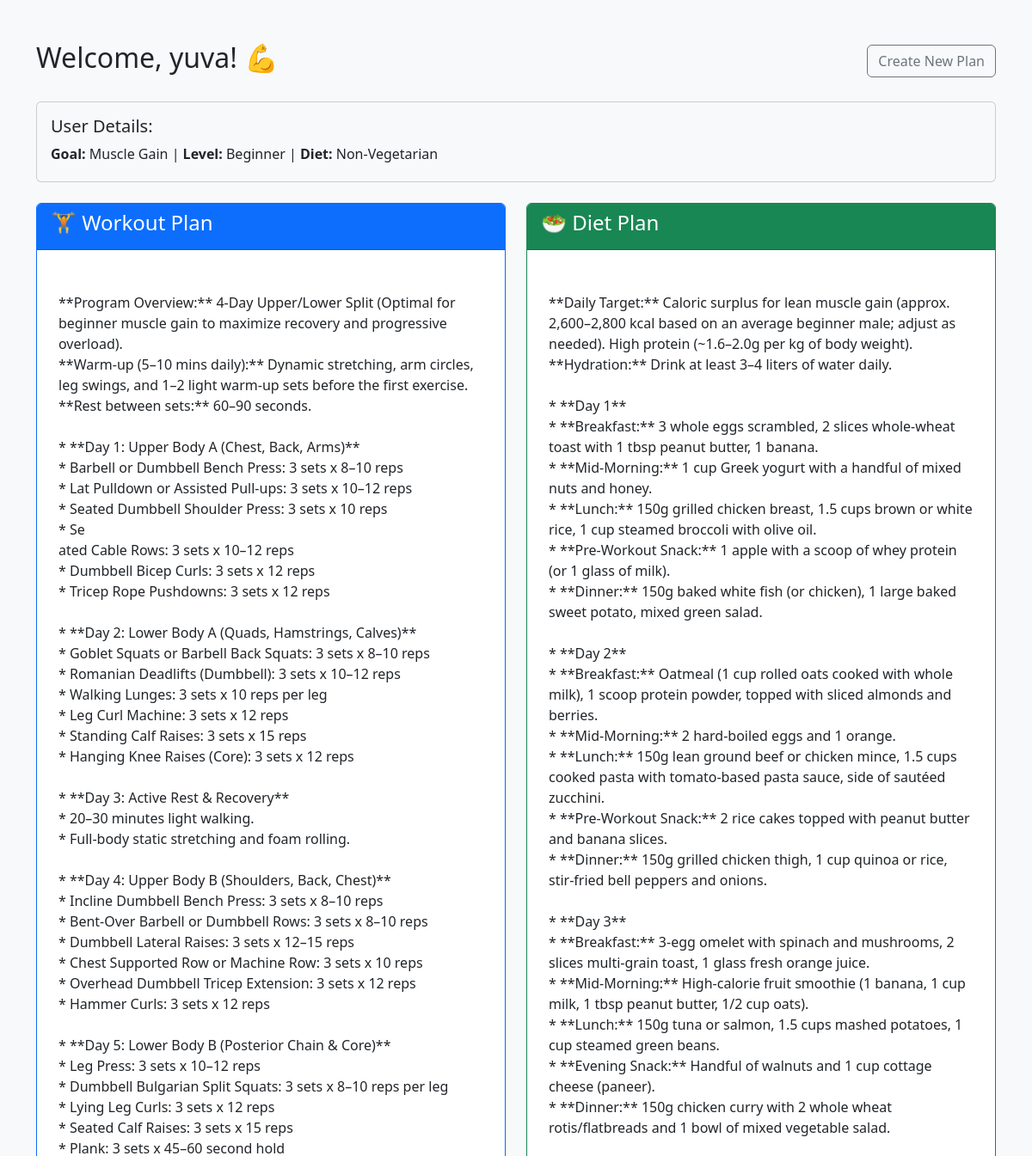
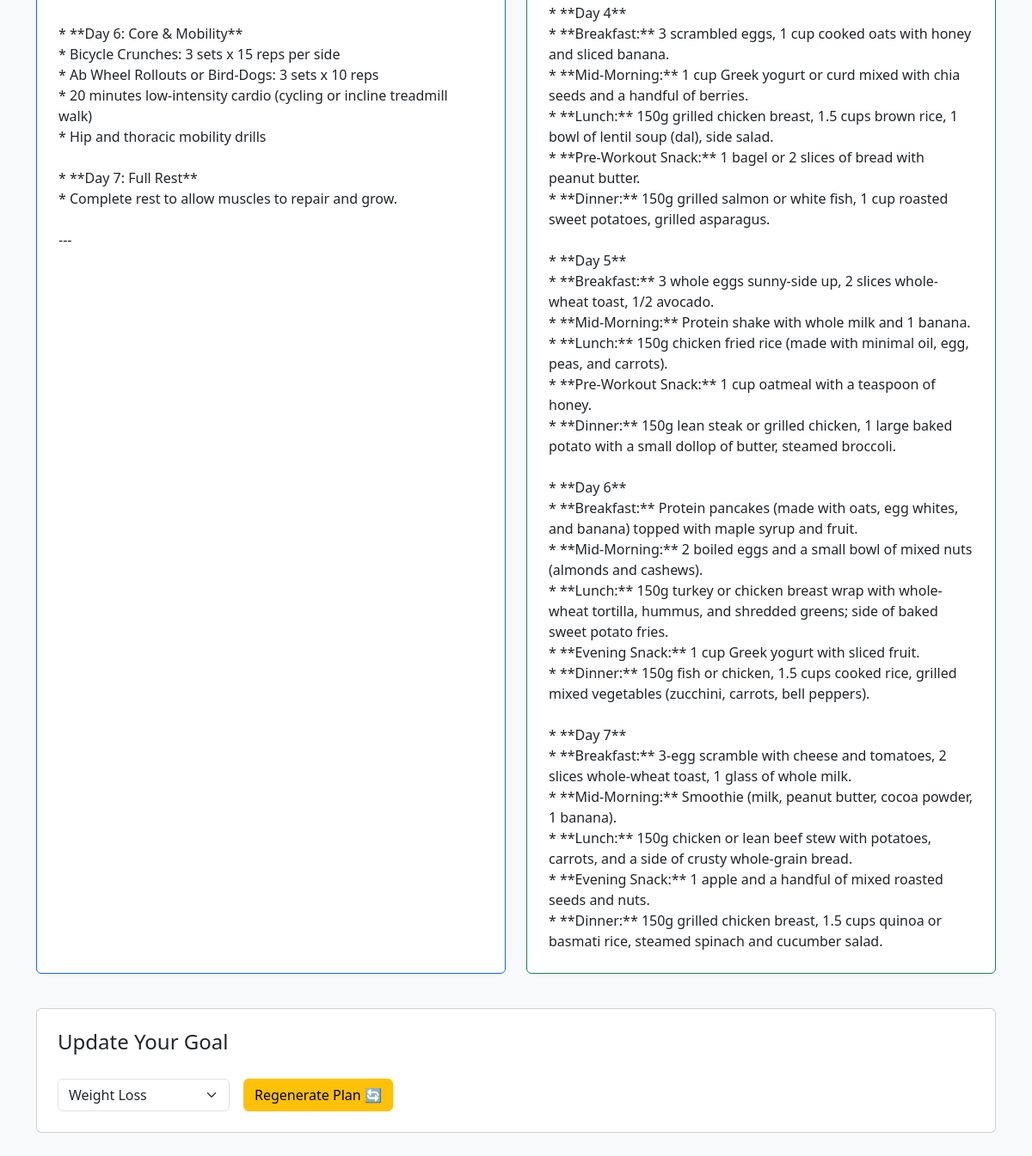
The app's page /result/4 with its own data (2 pictures, top to bottom).
### tables this page shows
CREATE TABLE users (
            id INTEGER PRIMARY KEY AUTOINCREMENT,
            name TEXT NOT NULL,
            age INTEGER,
            gender TEXT,
            fitness_goal TEXT,
            experience_level TEXT,
            dietary_preference TEXT,
            workout_plan TEXT,
            diet_plan TEXT
        );

### app/routes.py (the view)
@router.get("/result/{user_id}", response_class=HTMLResponse)
def show_result(request: Request, user_id: int):
    user = get_user_plan(user_id)
    if not user:
        return RedirectResponse(url="/", status_code=303)
    return templates.TemplateResponse(
        request=request,
        name="result.html",
        context={"user": user}
    )

### templates/result.html (shortened to what this page needs)
<!DOCTYPE html>
<html lang="en">
<head>
    <link href="https://cdn.jsdelivr.net/npm/bootstrap@5.3.0/dist/css/bootstrap.min.css" rel="stylesheet">
</head>
<body>
    <div class="container my-5">
        <div class="d-flex justify-content-between align-items-center mb-4">
            <h2>Welcome, {{ user[1] }}! 💪</h2>
            <a href="/" class="btn btn-outline-secondary">Create New Plan</a>
        </div>
        <div class="card p-3 mb-4 bg-light">
            <h5>User Details:</h5>
            <p class="mb-1"><strong>Goal:</strong> {{ user[4] }} | <strong>Level:</strong> {{ user[5] }} | <strong>Diet:</strong> {{ user[6] }}</p>
        </div>
        <div class="row">
            <div class="col-md-6 mb-4">
                <div class="card border-primary h-100">
                    <div class="card-header bg-primary text-white">
                        <h4>🏋️ Workout Plan</h4>
                    </div>
                    <div class="card-body plan-box">
                        {{ user[7] }}
                    </div>
                </div>
            </div>
            <div class="col-md-6 mb-4">
                <div class="card border-success h-100">
                    <div class="card-header bg-success text-white">
                        <h4>🥗 Diet Plan</h4>
                    </div>
                    <div class="card-body plan-box">
                        {{ user[8] }}
                    </div>
                </div>
            </div>
        </div>
        <div class="card p-4 mt-3">
            <h4>Update Your Goal</h4>
            <form action="/update/{{ user[0] }}" method="POST" class="row g-3 align-items-center mt-1">
                <div class="col-auto">
                    <select name="new_goal" class="form-select" required>
                        <option value="Weight Loss">Weight Loss</option>
                    </select>
                </div>
                <div class="col-auto">
                    <button type="submit" class="btn btn-warning">Regenerate Plan 🔄</button>
                </div>
            </form>
        </div>
    </div>
</body>
</html>

### templates/result.html (style rules this page uses)
body { background-color: #f8f9fa; }
.plan-box { background: white; padding: 25px; border-radius: 10px; box-shadow: 0 2px 4px rgba(0,0,0,0.05); white-space: pre-line; }

### records on screen
users: name "yuva", fitness_goal "Muscle Gain", experience_level "Beginner", dietary_preference "Non-Vegetarian", workout_plan "**Program Overview:** 4-Day Upper/Lower Split (Optimal for beginner muscle gain to maximize recovery and progressive overload). **Warm-up (5–10 mins daily):** Dynamic stretching, arm circles, leg swings, and 1–2 light warm-up sets before the first exercise. **Rest between sets:** 60–90 seconds. * **Day 1: Upper Body A (Chest, Back, Arms)** * Barbell or Dumbbell Bench Press: 3 sets x 8–10 reps * Lat Pulldown or Assisted Pull-ups: 3 sets x 10–12 reps * Seated Dumbbell Shoulder Press: 3 sets x 10 reps * Se ated Cable Rows: 3 sets x 10–12 reps * Dumbbell Bicep Curls: 3 sets x 12 reps * Tricep Rope Pushdowns: 3 sets x 12 reps * **Day 2: Lower Body A (Quads, Hamstrings, Calves)** * Goblet Squats…", diet_plan "**Daily Target:** Caloric surplus for lean muscle gain (approx. 2,600–2,800 kcal based on an average beginner male; adjust as needed). High protein (~1.6–2.0g per kg of body weight). **Hydration:** Drink at least 3–4 liters of water daily. * **Day 1** * **Breakfast:** 3 whole eggs scrambled, 2 slices whole-wheat toast with 1 tbsp peanut butter, 1 banana. * **Mid-Morning:** 1 cup Greek yogurt with a handful of mixed nuts and honey. * **Lunch:** 150g grilled chicken breast, 1.5 cups brown or white rice, 1 cup steamed broccoli with olive oil. * **Pre-Workout Snack:** 1 apple with a scoop of whey protein (or 1 glass of milk). * **Dinner:** 150g baked white fish (or chicken), 1 large baked sweet…"
